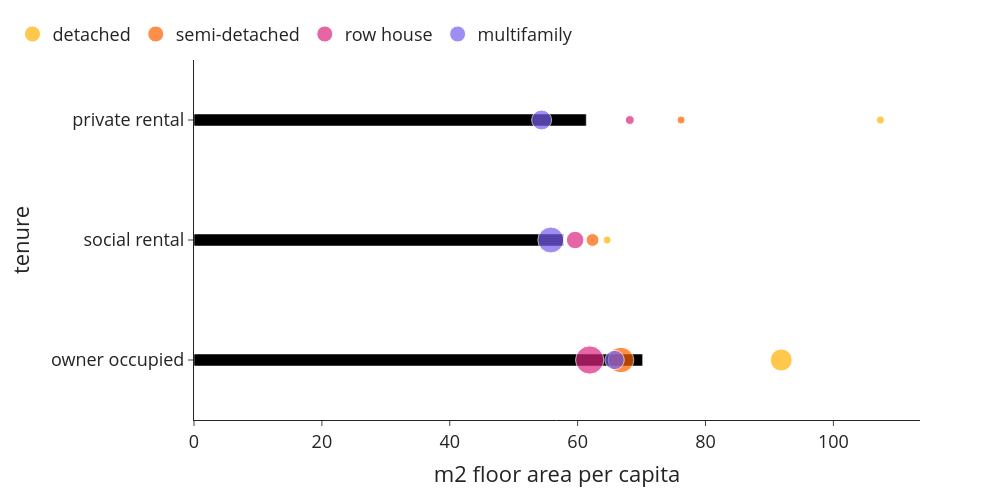

Source (notebook cell):
### Markdown cell above
#### Floor area

### Code cell
bubblechart((use['size'+year+'pp_w1']*use['n_hhd']), use['n_hhd'], use['n_hhd'], 0, 1, 'm2 floor area per capita', class_name_long, 'm2_per_cappp_class_type')

### Figure 1 — Plotly figure (JSON) as saved in the notebook; plotly's stock layout.template omitted (floating-point values rounded to 4 significant figures)
{"data": [{"alignmentgroup": "True", "hovertemplate": "m2 floor area per capita=%{x}<br>tenure=%{y}<extra></extra>", "legendgroup": "", "marker": {"color": "#000000", "pattern": {"shape": ""}}, "name": "", "offsetgroup": "", "orientation": "h", "showlegend": false, "textposition": "auto", "type": "bar", "x": [70.17, 57.78, 61.35], "xaxis": "x", "y": ["owner occupied", "social rental", "private rental"], "yaxis": "y"}, {"legendrank": 0, "marker": {"color": "#ffb000", "size": [962560, 3460, 67015], "sizemin": 4, "sizemode": "area", "sizeref": 3983.0}, "mode": "markers", "name": "detached", "showlegend": true, "type": "scatter", "x": [91.84, 64.62, 107.4], "y": ["owner occupied", "social rental", "private rental"]}, {"legendrank": 1, "marker": {"color": "#fe6100", "size": [1299520, 329080, 91650], "sizemin": 4, "sizemode": "area", "sizeref": 3983.0}, "mode": "markers", "name": "semi-detached", "showlegend": true, "type": "scatter", "x": [66.78, 62.33, 76.18], "y": ["owner occupied", "social rental", "private rental"]}, {"legendrank": 2, "marker": {"color": "#dc267f", "size": [1593095, 609915, 158020], "sizemin": 4, "sizemode": "area", "sizeref": 3983.0}, "mode": "markers", "name": "row house", "showlegend": true, "type": "scatter", "x": [61.89, 59.61, 68.16], "y": ["owner occupied", "social rental", "private rental"]}, {"legendrank": 3, "marker": {"color": "#785ef0", "size": [744580, 1340030, 790115], "sizemin": 4, "sizemode": "area", "sizeref": 3983.0}, "mode": "markers", "name": "multifamily", "showlegend": true, "type": "scatter", "x": [65.78, 55.8, 54.37], "y": ["owner occupied", "social rental", "private rental"]}], "layout": {"bargap": 0.9, "barmode": "relative", "font": {"size": 18}, "height": 500, "legend": {"orientation": "h", "tracegroupgap": 0, "x": -0.25, "xanchor": "left", "y": 1.02, "yanchor": "bottom"}, "margin": {"t": 60}, "width": 1000, "xaxis": {"anchor": "y", "domain": [0, 1], "title": {"text": "m2 floor area per capita"}}, "yaxis": {"anchor": "x", "domain": [0, 1], "title": {"text": "tenure"}}}}
